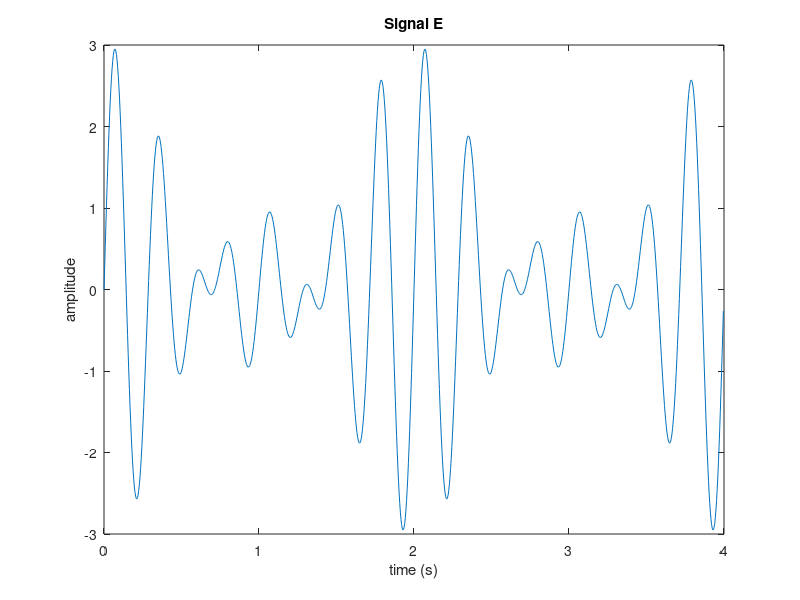

Reproduce this figure in MATLAB.
T = 2; %Periodo do sinal
Ta = 2 * T /1000;
t = [0:Ta:(2*T-Ta)]';

q = sin(6*pi*t) + sin(7*pi*t) + sin(8*pi*t);


plot(t,q);
max(q(:))
xlabel('time (s)');
ylabel('amplitude');
title('Signal E');